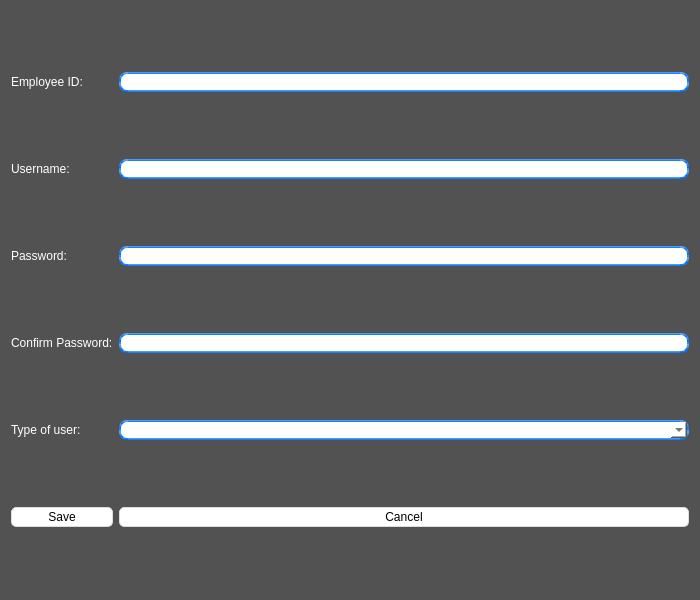
<?xml version="1.0" encoding="UTF-8"?>
<ui version="4.0">
 <class>newuser</class>
 <widget class="QWidget" name="newuser">
  <property name="geometry">
   <rect>
    <x>0</x>
    <y>0</y>
    <width>700</width>
    <height>600</height>
   </rect>
  </property>
  <property name="maximumSize">
   <size>
    <width>700</width>
    <height>600</height>
   </size>
  </property>
  <property name="windowTitle">
   <string>Form</string>
  </property>
  <property name="styleSheet">
   <string notr="true">font: 25 18pt &quot;Bahnschrift Light&quot;;
background:rgb(250, 249, 246);

QLineEdit {
    border-width: 2px;
    border-radius: 8px;
    border-style: solid;
    border-top-color: qlineargradient(spread:pad, x1:0.5, y1:1, x2:0.5, y2:0, stop:0 #c1c9cf, stop:1 #d2d8dd);
    border-right-color: qlineargradient(spread:pad, x1:0, y1:0, x2:1, y2:0, stop:0 #c1c9cf, stop:1 #d2d8dd);
    border-bottom-color: qlineargradient(spread:pad, x1:0.5, y1:0, x2:0.5, y2:1, stop:0 #c1c9cf, stop:1 #d2d8dd);
    border-left-color: qlineargradient(spread:pad, x1:1, y1:0, x2:0, y2:0, stop:0 #c1c9cf, stop:1 #d2d8dd);
    background-color: #f4f4f4;
    color: #3d3d3d;
}
QLineEdit:focus {
    border-width: 2px;
    border-radius: 8px;
    border-style: solid;
    border-top-color: qlineargradient(spread:pad, x1:0.5, y1:1, x2:0.5, y2:0, stop:0 #85b7e3, stop:1 #9ec1db);
    border-right-color: qlineargradient(spread:pad, x1:0, y1:0, x2:1, y2:0, stop:0 #85b7e3, stop:1 #9ec1db);
    border-bottom-color: qlineargradient(spread:pad, x1:0.5, y1:0, x2:0.5, y2:1, stop:0 #85b7e3, stop:1 #9ec1db);
    border-left-color: qlineargradient(spread:pad, x1:1, y1:0, x2:0, y2:0, stop:0 #85b7e3, stop:1 #9ec1db);
    background-color: #f4f4f4;
    color: #3d3d3d;
}
QLineEdit:disabled {
    color: #b9b9b9;
}
QWidget{
background-color:rgb(82, 82, 82);
}
QLabel{
font: 16pt &quot;Arial Rounded MT Bold&quot;;
color: rgb(255,255,255);
}
QPushButton{
	font: 75 11pt &quot;MS Shell Dlg 2&quot;;
	border-style: solid;
	border-top-color: qlineargradient(spread:pad, x1:0.5, y1:1, x2:0.5, y2:0, stop:0 rgb(215, 215, 215), stop:1 rgb(222, 222, 222));
	border-right-color: qlineargradient(spread:pad, x1:0, y1:0.5, x2:1, y2:0.5, stop:0 rgb(217, 217, 217), stop:1 rgb(227, 227, 227));
	border-left-color: qlineargradient(spread:pad, x1:0, y1:0.5, x2:1, y2:0.5, stop:0 rgb(227, 227, 227), stop:1 rgb(217, 217, 217));
	border-bottom-color: qlineargradient(spread:pad, x1:0.5, y1:1, x2:0.5, y2:0, stop:0 rgb(215, 215, 215), stop:1 rgb(222, 222, 222));
	border-width: 1px;
	border-radius: 5px;
	color: rgb(0,0,0);
	padding: 2px;
	background-color: rgb(255,255,255);
}
QPushButton:hover{
	border-style: solid;
	border-top-color: qlineargradient(spread:pad, x1:0.5, y1:1, x2:0.5, y2:0, stop:0 rgb(195, 195, 195), stop:1 rgb(222, 222, 222));
	border-right-color: qlineargradient(spread:pad, x1:0, y1:0.5, x2:1, y2:0.5, stop:0 rgb(197, 197, 197), stop:1 rgb(227, 227, 227));
	border-left-color: qlineargradient(spread:pad, x1:0, y1:0.5, x2:1, y2:0.5, stop:0 rgb(227, 227, 227), stop:1 rgb(197, 197, 197));
	border-bottom-color: qlineargradient(spread:pad, x1:0.5, y1:1, x2:0.5, y2:0, stop:0 rgb(195, 195, 195), stop:1 rgb(222, 222, 222));
	border-width: 1px;
	border-radius: 5px;
	color: rgb(0,0,0);
	padding: 2px;
	background-color: rgb(255,255,255);
}
QPushButton:pressed{
	border-style: solid;
	border-top-color: qlineargradient(spread:pad, x1:0.5, y1:1, x2:0.5, y2:0, stop:0 rgb(215, 215, 215), stop:1 rgb(222, 222, 222));
	border-right-color: qlineargradient(spread:pad, x1:0, y1:0.5, x2:1, y2:0.5, stop:0 rgb(217, 217, 217), stop:1 rgb(227, 227, 227));
	border-left-color: qlineargradient(spread:pad, x1:0, y1:0.5, x2:1, y2:0.5, stop:0 rgb(227, 227, 227), stop:1 rgb(217, 217, 217));
	border-bottom-color: qlineargradient(spread:pad, x1:0.5, y1:1, x2:0.5, y2:0, stop:0 rgb(215, 215, 215), stop:1 rgb(222, 222, 222));
	border-width: 1px;
	border-radius: 5px;
	color: rgb(0,0,0);
	padding: 2px;
	background-color: rgb(142,142,142);
}
QPushButton:disabled{
	border-style: solid;
	border-top-color: qlineargradient(spread:pad, x1:0.5, y1:1, x2:0.5, y2:0, stop:0 rgb(215, 215, 215), stop:1 rgb(222, 222, 222));
	border-right-color: qlineargradient(spread:pad, x1:0, y1:0.5, x2:1, y2:0.5, stop:0 rgb(217, 217, 217), stop:1 rgb(227, 227, 227));
	border-left-color: qlineargradient(spread:pad, x1:0, y1:0.5, x2:1, y2:0.5, stop:0 rgb(227, 227, 227), stop:1 rgb(217, 217, 217));
	border-bottom-color: qlineargradient(spread:pad, x1:0.5, y1:1, x2:0.5, y2:0, stop:0 rgb(215, 215, 215), stop:1 rgb(222, 222, 222));
	border-width: 1px;
	border-radius: 5px;
	color: #808086;
	padding: 2px;
	background-color: rgb(142,142,142);
}</string>
  </property>
  <layout class="QGridLayout" name="gridLayout">
   <item row="0" column="0">
    <widget class="QLabel" name="label">
     <property name="text">
      <string>Employee ID:</string>
     </property>
    </widget>
   </item>
   <item row="0" column="1">
    <widget class="QLineEdit" name="id_line">
     <property name="styleSheet">
      <string notr="true">    border-width: 2px;
    border-radius: 8px;
    border-style: solid;
   border-style: solid;
	border-color: qlineargradient(spread:pad, x1:0.5, y1:1, x2:0.5, y2:0, stop:0 rgba(0, 113, 255, 255), stop:1 rgba(91, 171, 252, 255));
   background-color: rgb(255, 255, 255);</string>
     </property>
    </widget>
   </item>
   <item row="1" column="0">
    <widget class="QLabel" name="label_2">
     <property name="text">
      <string>Username:</string>
     </property>
    </widget>
   </item>
   <item row="1" column="1">
    <widget class="QLineEdit" name="user_line">
     <property name="styleSheet">
      <string notr="true">    border-width: 2px;
    border-radius: 8px;
    border-style: solid;
   border-style: solid;
	border-color: qlineargradient(spread:pad, x1:0.5, y1:1, x2:0.5, y2:0, stop:0 rgba(0, 113, 255, 255), stop:1 rgba(91, 171, 252, 255));
   background-color: rgb(255, 255, 255);</string>
     </property>
    </widget>
   </item>
   <item row="2" column="0">
    <widget class="QLabel" name="label_4">
     <property name="text">
      <string>Password:</string>
     </property>
    </widget>
   </item>
   <item row="2" column="1">
    <widget class="QLineEdit" name="pass_line">
     <property name="styleSheet">
      <string notr="true">    border-width: 2px;
    border-radius: 8px;
    border-style: solid;
   border-style: solid;
	border-color: qlineargradient(spread:pad, x1:0.5, y1:1, x2:0.5, y2:0, stop:0 rgba(0, 113, 255, 255), stop:1 rgba(91, 171, 252, 255));
   background-color: rgb(255, 255, 255);</string>
     </property>
    </widget>
   </item>
   <item row="3" column="0">
    <widget class="QLabel" name="label_5">
     <property name="text">
      <string>Confirm Password:</string>
     </property>
    </widget>
   </item>
   <item row="3" column="1">
    <widget class="QLineEdit" name="confirmpass_line">
     <property name="styleSheet">
      <string notr="true">    border-width: 2px;
    border-radius: 8px;
    border-style: solid;
   border-style: solid;
	border-color: qlineargradient(spread:pad, x1:0.5, y1:1, x2:0.5, y2:0, stop:0 rgba(0, 113, 255, 255), stop:1 rgba(91, 171, 252, 255));
   background-color: rgb(255, 255, 255);</string>
     </property>
    </widget>
   </item>
   <item row="4" column="0">
    <widget class="QLabel" name="label_3">
     <property name="text">
      <string>Type of user:</string>
     </property>
    </widget>
   </item>
   <item row="4" column="1">
    <widget class="QComboBox" name="type_combo">
     <property name="styleSheet">
      <string notr="true">QComboBox {
    border-width: 2px;
    border-radius: 8px;
    border-style: solid;
   border-style: solid;
	border-color: qlineargradient(spread:pad, x1:0.5, y1:1, x2:0.5, y2:0, stop:0 rgba(0, 113, 255, 255), stop:1 rgba(91, 171, 252, 255));
    background-color: #fffff;
    color: #272727;
    padding-left: 5px;

}

QComboBox:editable, QComboBox:!editable, QComboBox::drop-down:editable, QComboBox:!editable:on, QComboBox::drop-down:editable:on {
    background: #ffffff;
}

QComboBox::down-arrow:on {

    top: 1px;
    left: 1px;
   border-top-right-radius: 3px;
    border-bottom-right-radius: 3px;
}
QComboBox QAbstractItemView {
    border: 1px solid darkgray;
    border-radius: 8px;
    selection-background-color: #dadada;
    selection-color: #272727;
    color: #272727;
    background: white;
}








</string>
     </property>
    </widget>
   </item>
   <item row="5" column="0">
    <widget class="QPushButton" name="save_btn">
     <property name="styleSheet">
      <string notr="true">QPushButton{
	font: 25 18pt &quot;Bahnschrift Light&quot;;
	border-style: solid;
	border-top-color: qlineargradient(spread:pad, x1:0.5, y1:1, x2:0.5, y2:0, stop:0 rgb(215, 215, 215), stop:1 rgb(222, 222, 222));
	border-right-color: qlineargradient(spread:pad, x1:0, y1:0.5, x2:1, y2:0.5, stop:0 rgb(217, 217, 217), stop:1 rgb(227, 227, 227));
	border-left-color: qlineargradient(spread:pad, x1:0, y1:0.5, x2:1, y2:0.5, stop:0 rgb(227, 227, 227), stop:1 rgb(217, 217, 217));
	border-bottom-color: qlineargradient(spread:pad, x1:0.5, y1:1, x2:0.5, y2:0, stop:0 rgb(215, 215, 215), stop:1 rgb(222, 222, 222));
	border-width: 1px;
	border-radius: 5px;
	color: rgb(0,0,0);
	padding: 2px;
	background-color: rgb(255,255,255);
}
QPushButton:hover{
	border-style: solid;
	border-top-color: qlineargradient(spread:pad, x1:0.5, y1:1, x2:0.5, y2:0, stop:0 rgb(195, 195, 195), stop:1 rgb(222, 222, 222));
	border-right-color: qlineargradient(spread:pad, x1:0, y1:0.5, x2:1, y2:0.5, stop:0 rgb(197, 197, 197), stop:1 rgb(227, 227, 227));
	border-left-color: qlineargradient(spread:pad, x1:0, y1:0.5, x2:1, y2:0.5, stop:0 rgb(227, 227, 227), stop:1 rgb(197, 197, 197));
	border-bottom-color: qlineargradient(spread:pad, x1:0.5, y1:1, x2:0.5, y2:0, stop:0 rgb(195, 195, 195), stop:1 rgb(222, 222, 222));
	border-width: 1px;
	border-radius: 5px;
	color: rgb(0,0,0);
	padding: 2px;
	background-color: rgb(255,255,255);
}
QPushButton:pressed{
	border-style: solid;
	border-top-color: qlineargradient(spread:pad, x1:0.5, y1:1, x2:0.5, y2:0, stop:0 rgb(215, 215, 215), stop:1 rgb(222, 222, 222));
	border-right-color: qlineargradient(spread:pad, x1:0, y1:0.5, x2:1, y2:0.5, stop:0 rgb(217, 217, 217), stop:1 rgb(227, 227, 227));
	border-left-color: qlineargradient(spread:pad, x1:0, y1:0.5, x2:1, y2:0.5, stop:0 rgb(227, 227, 227), stop:1 rgb(217, 217, 217));
	border-bottom-color: qlineargradient(spread:pad, x1:0.5, y1:1, x2:0.5, y2:0, stop:0 rgb(215, 215, 215), stop:1 rgb(222, 222, 222));
	border-width: 1px;
	border-radius: 5px;
	color: rgb(0,0,0);
	padding: 2px;
	background-color: rgb(142,142,142);
}
QPushButton:disabled{
	border-style: solid;
	border-top-color: qlineargradient(spread:pad, x1:0.5, y1:1, x2:0.5, y2:0, stop:0 rgb(215, 215, 215), stop:1 rgb(222, 222, 222));
	border-right-color: qlineargradient(spread:pad, x1:0, y1:0.5, x2:1, y2:0.5, stop:0 rgb(217, 217, 217), stop:1 rgb(227, 227, 227));
	border-left-color: qlineargradient(spread:pad, x1:0, y1:0.5, x2:1, y2:0.5, stop:0 rgb(227, 227, 227), stop:1 rgb(217, 217, 217));
	border-bottom-color: qlineargradient(spread:pad, x1:0.5, y1:1, x2:0.5, y2:0, stop:0 rgb(215, 215, 215), stop:1 rgb(222, 222, 222));
	border-width: 1px;
	border-radius: 5px;
	color: #808086;
	padding: 2px;
	background-color: rgb(142,142,142);
}</string>
     </property>
     <property name="text">
      <string>Save</string>
     </property>
    </widget>
   </item>
   <item row="5" column="1">
    <widget class="QPushButton" name="cancel_btn">
     <property name="styleSheet">
      <string notr="true">QPushButton{
	font: 25 18pt &quot;Bahnschrift Light&quot;;
	border-style: solid;
	border-top-color: qlineargradient(spread:pad, x1:0.5, y1:1, x2:0.5, y2:0, stop:0 rgb(215, 215, 215), stop:1 rgb(222, 222, 222));
	border-right-color: qlineargradient(spread:pad, x1:0, y1:0.5, x2:1, y2:0.5, stop:0 rgb(217, 217, 217), stop:1 rgb(227, 227, 227));
	border-left-color: qlineargradient(spread:pad, x1:0, y1:0.5, x2:1, y2:0.5, stop:0 rgb(227, 227, 227), stop:1 rgb(217, 217, 217));
	border-bottom-color: qlineargradient(spread:pad, x1:0.5, y1:1, x2:0.5, y2:0, stop:0 rgb(215, 215, 215), stop:1 rgb(222, 222, 222));
	border-width: 1px;
	border-radius: 5px;
	color: rgb(0,0,0);
	padding: 2px;
	background-color: rgb(255,255,255);
}
QPushButton:hover{
	border-style: solid;
	border-top-color: qlineargradient(spread:pad, x1:0.5, y1:1, x2:0.5, y2:0, stop:0 rgb(195, 195, 195), stop:1 rgb(222, 222, 222));
	border-right-color: qlineargradient(spread:pad, x1:0, y1:0.5, x2:1, y2:0.5, stop:0 rgb(197, 197, 197), stop:1 rgb(227, 227, 227));
	border-left-color: qlineargradient(spread:pad, x1:0, y1:0.5, x2:1, y2:0.5, stop:0 rgb(227, 227, 227), stop:1 rgb(197, 197, 197));
	border-bottom-color: qlineargradient(spread:pad, x1:0.5, y1:1, x2:0.5, y2:0, stop:0 rgb(195, 195, 195), stop:1 rgb(222, 222, 222));
	border-width: 1px;
	border-radius: 5px;
	color: rgb(0,0,0);
	padding: 2px;
	background-color: rgb(255,255,255);
}
QPushButton:pressed{
	border-style: solid;
	border-top-color: qlineargradient(spread:pad, x1:0.5, y1:1, x2:0.5, y2:0, stop:0 rgb(215, 215, 215), stop:1 rgb(222, 222, 222));
	border-right-color: qlineargradient(spread:pad, x1:0, y1:0.5, x2:1, y2:0.5, stop:0 rgb(217, 217, 217), stop:1 rgb(227, 227, 227));
	border-left-color: qlineargradient(spread:pad, x1:0, y1:0.5, x2:1, y2:0.5, stop:0 rgb(227, 227, 227), stop:1 rgb(217, 217, 217));
	border-bottom-color: qlineargradient(spread:pad, x1:0.5, y1:1, x2:0.5, y2:0, stop:0 rgb(215, 215, 215), stop:1 rgb(222, 222, 222));
	border-width: 1px;
	border-radius: 5px;
	color: rgb(0,0,0);
	padding: 2px;
	background-color: rgb(142,142,142);
}
QPushButton:disabled{
	border-style: solid;
	border-top-color: qlineargradient(spread:pad, x1:0.5, y1:1, x2:0.5, y2:0, stop:0 rgb(215, 215, 215), stop:1 rgb(222, 222, 222));
	border-right-color: qlineargradient(spread:pad, x1:0, y1:0.5, x2:1, y2:0.5, stop:0 rgb(217, 217, 217), stop:1 rgb(227, 227, 227));
	border-left-color: qlineargradient(spread:pad, x1:0, y1:0.5, x2:1, y2:0.5, stop:0 rgb(227, 227, 227), stop:1 rgb(217, 217, 217));
	border-bottom-color: qlineargradient(spread:pad, x1:0.5, y1:1, x2:0.5, y2:0, stop:0 rgb(215, 215, 215), stop:1 rgb(222, 222, 222));
	border-width: 1px;
	border-radius: 5px;
	color: #808086;
	padding: 2px;
	background-color: rgb(142,142,142);
}</string>
     </property>
     <property name="text">
      <string>Cancel</string>
     </property>
    </widget>
   </item>
  </layout>
 </widget>
 <resources/>
 <connections/>
</ui>
